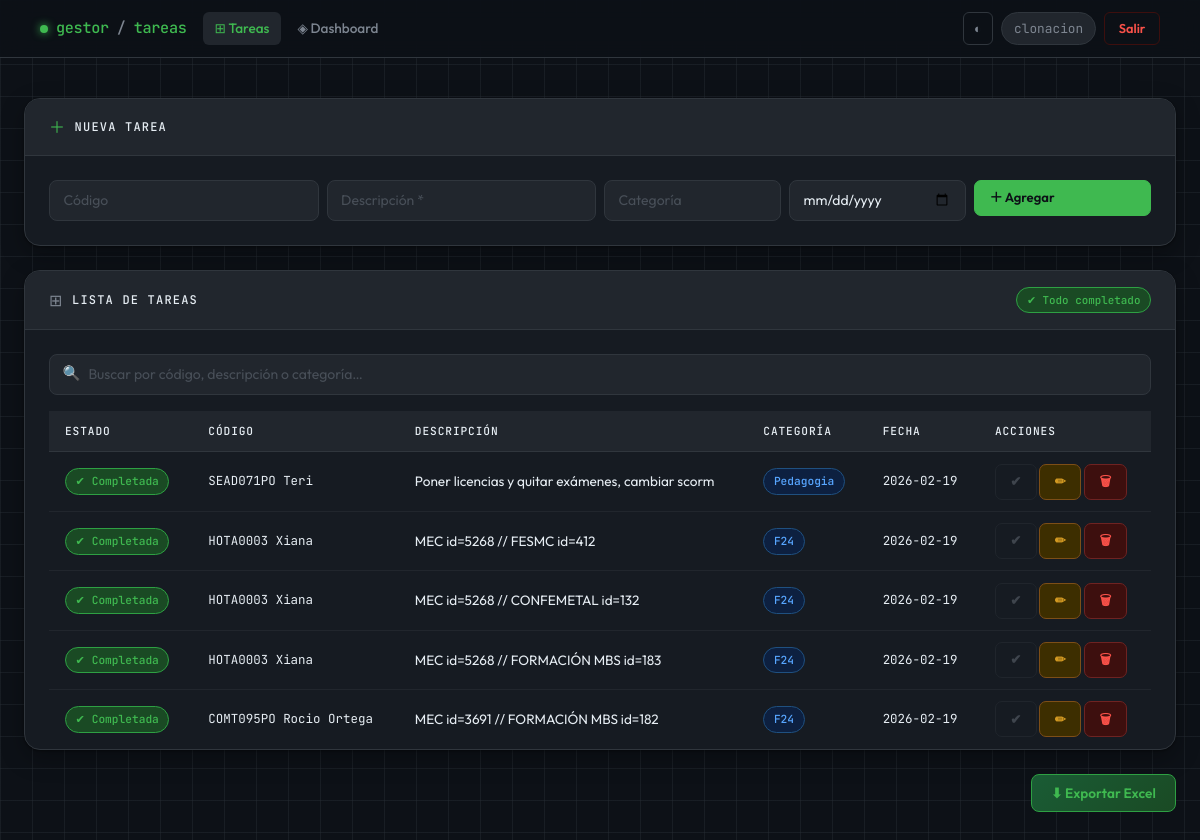
Page / (signed in) on the earlier database version.
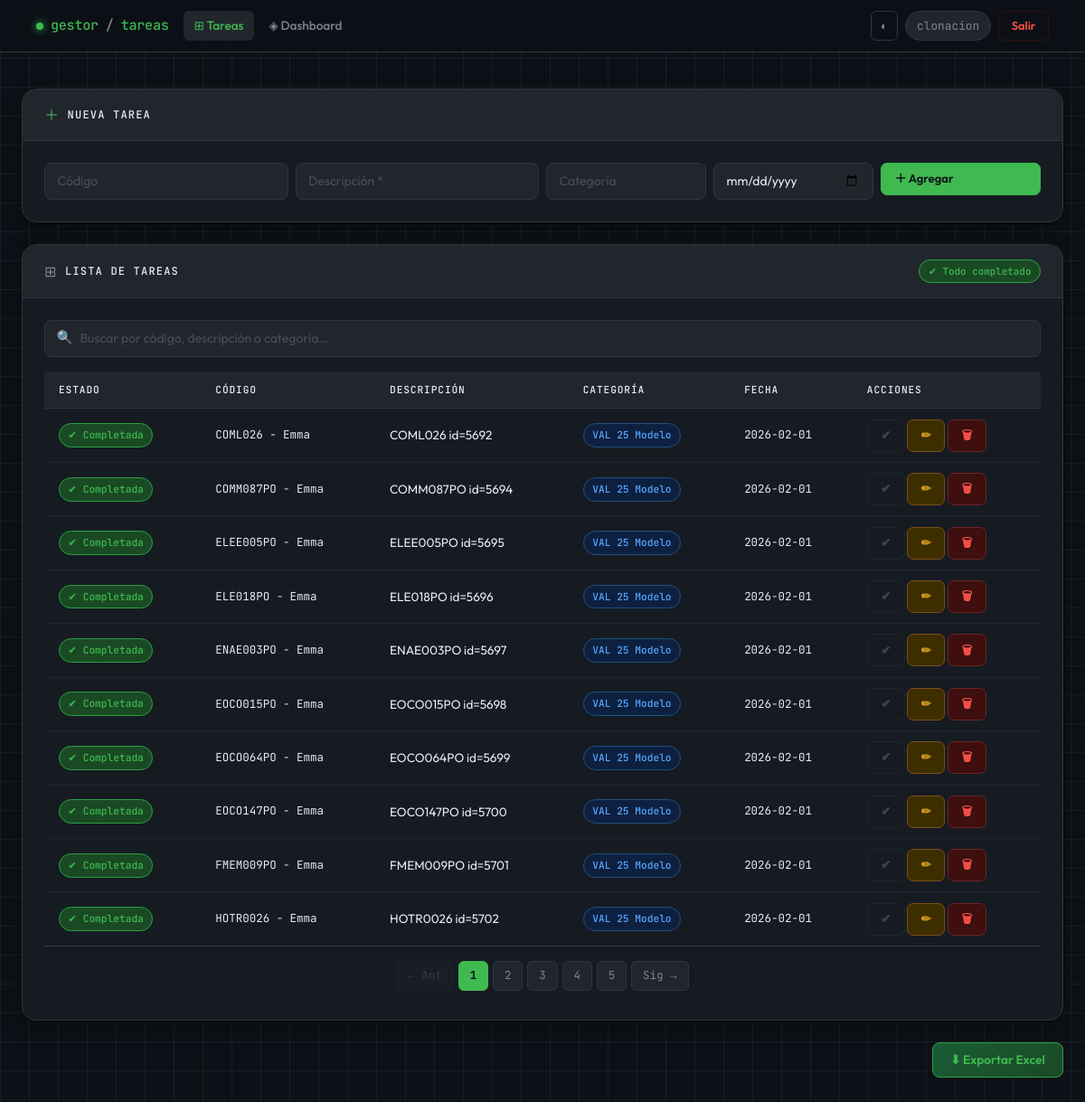
Same page on the later database version.
### tables this page shows
CREATE TABLE tareas (
            id INTEGER PRIMARY KEY AUTOINCREMENT,
            descripcion TEXT NOT NULL,
            categoria TEXT,
            fecha TEXT,
            completada INTEGER DEFAULT 0,
            codigo TEXT,
            usuario_id INTEGER,
            FOREIGN KEY (usuario_id) REFERENCES usuarios(id)
        );

### app_web.py (the view)
@app.route("/")
@login_required
def index():
    user_id = session.get("user_id")
    es_admin = session.get("es_admin")
    page = request.args.get('page', 1, type=int)
    per_page = 10
    offset = (page - 1) * per_page
    conn = get_connection()
    cursor = conn.cursor()
    if es_admin == 1:
        cursor.execute("SELECT * FROM tareas ORDER BY id DESC LIMIT ? OFFSET ?", (per_page, offset))
        tareas = cursor.fetchall()
        cursor.execute("SELECT COUNT(*) FROM tareas")
        total_tareas = cursor.fetchone()[0]
    else:
        cursor.execute("SELECT * FROM tareas WHERE usuario_id = ? ORDER BY id DESC LIMIT ? OFFSET ?", (user_id, per_page, offset))
        tareas = cursor.fetchall()
        cursor.execute("SELECT COUNT(*) FROM tareas WHERE usuario_id = ?", (user_id,))
        total_tareas = cursor.fetchone()[0]
    conn.close()
    total_pages = (total_tareas + per_page - 1) // per_page if total_tareas > 0 else 1
    return render_template("index.html",
                           tareas=tareas,
                           page=page,
                           total_pages=total_pages)

### app_web.py (called while the page is built)
def get_connection():
    conn = sqlite3.connect(DB_NAME)
    conn.row_factory = sqlite3.Row
    return conn

def login_required(f):
    @wraps(f)
    def decorated_function(*args, **kwargs):
        if "user_id" not in session:
            return redirect(url_for("login"))
        return f(*args, **kwargs)
    return decorated_function

### templates/index.html (shortened to what the changed rows need)
{% extends "base.html" %}
{% block content %}
<div class="gcard">
  <div class="gcard-body pb-0">
    <div class="table-responsive">
      <table class="gtable">
        <thead>
          <tr>
            <th>Estado</th>
            <th>Código</th>
            <th>Descripción</th>
            <th>Categoría</th>
            <th>Fecha</th>
            <th>Acciones</th>
          </tr>
        </thead>
        <tbody>
          {% for t in tareas %}
          <tr class="{{ 'row-done' if t[4]==1 else '' }}"
              data-search="{{ (t[5] or '') }} {{ t[1] }} {{ (t[2] or '') }}"
              style="animation-delay:{{ loop.index0 * 25 }}ms; animation: fadeUp .25s ease both;">
            <td data-label="Estado">
              {% if t[4]==1 %}
                <span class="badge-g badge-done">✔ Completada</span>
              {% else %}
                <span class="badge-g badge-pending">● Pendiente</span>
              {% endif %}
            </td>
            <td data-label="Código" style="font-family:var(--mono); font-size:.78rem;">
              {{ t[5] if t[5] else '—' }}
            </td>
            <td data-label="Descripción">{{ t[1] }}</td>
            <td data-label="Categoría">
              <span class="badge-g badge-cat">{{ t[2] if t[2] else 'General' }}</span>
            </td>
            <td data-label="Fecha" style="font-family:var(--mono); font-size:.78rem; white-space:nowrap;">
              {{ t[3] if t[3] else '—' }}
            </td>
            <td data-label="Acciones" style="white-space:nowrap;">
              {% if t[4]==0 %}
                <a href="/completar/{{ t[0] }}" class="btn btn-g-success btn-sm">✔</a>
              {% else %}
                <span class="btn btn-g-ghost btn-sm" style="cursor:default; opacity:.4;">✔</span>
              {% endif %}
              <a href="/editar/{{ t[0] }}" class="btn btn-g-warning btn-sm">✏</a>
              <a href="/eliminar/{{ t[0] }}" class="btn btn-g-danger btn-sm"
                 onclick="return confirm('¿Eliminar esta tarea? No se puede deshacer.')">🗑</a>
            </td>
          </tr>
          {% endfor %}
        </tbody>
      </table>
    </div>
    {% if total_pages > 1 %}
    <div class="py-3 border-top" style="border-color:var(--border)!important;">
      <ul class="gpagination">
        <li class="{{ 'disabled' if page <= 1 else '' }}">
          <a class="gpage-link" href="?page={{ page-1 }}">← Ant</a>
        </li>
        {% for p in range(1, total_pages+1) %}
        <li class="{{ 'active' if p==page else '' }}">
          <a class="gpage-link" href="?page={{ p }}">{{ p }}</a>
        </li>
        {% endfor %}
        <li class="{{ 'disabled' if page >= total_pages else '' }}">
          <a class="gpage-link" href="?page={{ page+1 }}">Sig →</a>
        </li>
      </ul>
    </div>
    {% endif %}
  </div>
</div>
{% endblock %}

Differences in the rows shown:
no longer on this page (row unchanged): tareas: completada "✔ Completada", codigo "SEAD071PO Teri", descripcion "Poner licencias y quitar exámenes, cambiar scorm", categoria "Pedagogia", fecha "2026-02-19"
no longer on this page (row unchanged): tareas: completada "✔ Completada", codigo "HOTA0003 Xiana", descripcion "MEC id=5268 // FESMC id=412", categoria "F24", fecha "2026-02-19"
no longer on this page (row unchanged): tareas: completada "✔ Completada", codigo "HOTA0003 Xiana", descripcion "MEC id=5268 // CONFEMETAL id=132", categoria "F24", fecha "2026-02-19"
no longer on this page (row unchanged): tareas: completada "✔ Completada", codigo "HOTA0003 Xiana", descripcion "MEC id=5268 // FORMACIÓN MBS id=183", categoria "F24", fecha "2026-02-19"
no longer on this page (row unchanged): tareas: completada "✔ Completada", codigo "COMT095PO Rocio Ortega", descripcion "MEC id=3691 // FORMACIÓN MBS id=182", categoria "F24", fecha "2026-02-19"
added tareas: completada "✔ Completada", codigo "COML026 - Emma", descripcion "COML026 id=5692", categoria "VAL 25 Modelo", fecha "2026-02-01"
added tareas: completada "✔ Completada", codigo "COMM087PO - Emma", descripcion "COMM087PO id=5694", categoria "VAL 25 Modelo", fecha "2026-02-01"
added tareas: completada "✔ Completada", codigo "ELEE005PO - Emma", descripcion "ELEE005PO id=5695", categoria "VAL 25 Modelo", fecha "2026-02-01"
added tareas: completada "✔ Completada", codigo "ELE018PO - Emma", descripcion "ELE018PO id=5696", categoria "VAL 25 Modelo", fecha "2026-02-01"
added tareas: completada "✔ Completada", codigo "ENAE003PO - Emma", descripcion "ENAE003PO id=5697", categoria "VAL 25 Modelo", fecha "2026-02-01"
added tareas: completada "✔ Completada", codigo "EOCO015PO - Emma", descripcion "EOCO015PO id=5698", categoria "VAL 25 Modelo", fecha "2026-02-01"
added tareas: completada "✔ Completada", codigo "EOCO064PO - Emma", descripcion "EOCO064PO id=5699", categoria "VAL 25 Modelo", fecha "2026-02-01"
added tareas: completada "✔ Completada", codigo "EOCO147PO - Emma", descripcion "EOCO147PO id=5700", categoria "VAL 25 Modelo", fecha "2026-02-01"
added tareas: completada "✔ Completada", codigo "FMEM009PO - Emma", descripcion "FMEM009PO id=5701", categoria "VAL 25 Modelo", fecha "2026-02-01"
added tareas: completada "✔ Completada", codigo "HOTR0026 - Emma", descripcion "HOTR0026 id=5702", categoria "VAL 25 Modelo", fecha "2026-02-01"
Other differences:
text now shown: "← Ant Sig →"
new list line: "1"
new list line: "2"
new list line: "3"
new list line: "4"
new list line: "5"
